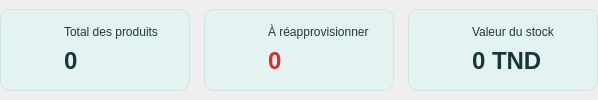
                      <widget class="QWidget" name="ligneCartesStock">
                       <layout class="QHBoxLayout" name="layout_ligneCartes">
                        <property name="spacing">
                         <number>14</number>
                        </property>
                        <property name="leftMargin">
                         <number>0</number>
                        </property>
                        <property name="topMargin">
                         <number>0</number>
                        </property>
                        <property name="rightMargin">
                         <number>0</number>
                        </property>
                        <property name="bottomMargin">
                         <number>0</number>
                        </property>
                        <item>
                         <widget class="QFrame" name="frameCarte1Stock">
                          <property name="minimumSize">
                           <size>
                            <width>190</width>
                            <height>82</height>
                           </size>
                          </property>
                          <property name="maximumSize">
                           <size>
                            <width>16777215</width>
                            <height>82</height>
                           </size>
                          </property>
                          <property name="styleSheet">
                           <string>.QFrame { background-color:#E4F2F1; border:1px solid #CFE5E3; border-radius:10px; }</string>
                          </property>
                          <widget class="QLabel" name="frameCarte1IconeStock">
                           <property name="geometry">
                            <rect>
                             <x>18</x>
                             <y>25</y>
                             <width>32</width>
                             <height>32</height>
                            </rect>
                           </property>
                           <property name="scaledContents">
                            <bool>true</bool>
                           </property>
                           <property name="pixmap">
                            <pixmap resource="ressources.qrc">:/icones/box_teal.png</pixmap>
                           </property>
                          </widget>
                          <widget class="QLabel" name="frameCarte1TitreStock">
                           <property name="geometry">
                            <rect>
                             <x>64</x>
                             <y>12</y>
                             <width>220</width>
                             <height>22</height>
                            </rect>
                           </property>
                           <property name="styleSheet">
                            <string>color:#1E3A3A; font-size:12px;</string>
                           </property>
                           <property name="text">
                            <string>Total des produits</string>
                           </property>
                          </widget>
                          <widget class="QLabel" name="lblValeurTotalStock">
                           <property name="geometry">
                            <rect>
                             <x>64</x>
                             <y>34</y>
                             <width>220</width>
                             <height>36</height>
                            </rect>
                           </property>
                           <property name="styleSheet">
                            <string>color:#17363A; font-size:24px; font-weight:bold;</string>
                           </property>
                           <property name="text">
                            <string>0</string>
                           </property>
                          </widget>
                         </widget>
                        </item>
                        <item>
                         <widget class="QFrame" name="frameCarte2Stock">
                          <property name="minimumSize">
                           <size>
                            <width>190</width>
                            <height>82</height>
                           </size>
                          </property>
                          <property name="maximumSize">
                           <size>
                            <width>16777215</width>
                            <height>82</height>
                           </size>
                          </property>
                          <property name="styleSheet">
                           <string>.QFrame { background-color:#E4F2F1; border:1px solid #CFE5E3; border-radius:10px; }</string>
                          </property>
                          <widget class="QLabel" name="frameCarte2IconeStock">
                           <property name="geometry">
                            <rect>
                             <x>18</x>
                             <y>25</y>
                             <width>32</width>
                             <height>32</height>
                            </rect>
                           </property>
                           <property name="scaledContents">
                            <bool>true</bool>
                           </property>
                           <property name="pixmap">
                            <pixmap resource="ressources.qrc">:/icones/warning_red.png</pixmap>
                           </property>
                          </widget>
                          <widget class="QLabel" name="frameCarte2TitreStock">
                           <property name="geometry">
                            <rect>
                             <x>64</x>
                             <y>12</y>
                             <width>220</width>
                             <height>22</height>
                            </rect>
                           </property>
                           <property name="styleSheet">
                            <string>color:#1E3A3A; font-size:12px;</string>
                           </property>
                           <property name="text">
                            <string>À réapprovisionner</string>
                           </property>
                          </widget>
                          <widget class="QLabel" name="lblValeurReappro">
                           <property name="geometry">
                            <rect>
                             <x>64</x>
                             <y>34</y>
                             <width>220</width>
                             <height>36</height>
                            </rect>
                           </property>
                           <property name="styleSheet">
                            <string>color:#D32F2F; font-size:24px; font-weight:bold;</string>
                           </property>
                           <property name="text">
                            <string>0</string>
                           </property>
                          </widget>
                         </widget>
                        </item>
                        <item>
                         <widget class="QFrame" name="frameCarte3Stock">
                          <property name="minimumSize">
                           <size>
                            <width>190</width>
                            <height>82</height>
                           </size>
                          </property>
                          <property name="maximumSize">
                           <size>
                            <width>16777215</width>
                            <height>82</height>
                           </size>
                          </property>
                          <property name="styleSheet">
                           <string>.QFrame { background-color:#E4F2F1; border:1px solid #CFE5E3; border-radius:10px; }</string>
                          </property>
                          <widget class="QLabel" name="frameCarte3IconeStock">
                           <property name="geometry">
                            <rect>
                             <x>18</x>
                             <y>25</y>
                             <width>32</width>
                             <height>32</height>
                            </rect>
                           </property>
                           <property name="scaledContents">
                            <bool>true</bool>
                           </property>
                           <property name="pixmap">
                            <pixmap resource="ressources.qrc">:/icones/coins_orange.png</pixmap>
                           </property>
                          </widget>
                          <widget class="QLabel" name="frameCarte3TitreStock">
                           <property name="geometry">
                            <rect>
                             <x>64</x>
                             <y>12</y>
                             <width>220</width>
                             <height>22</height>
                            </rect>
                           </property>
                           <property name="styleSheet">
                            <string>color:#1E3A3A; font-size:12px;</string>
                           </property>
                           <property name="text">
                            <string>Valeur du stock</string>
                           </property>
                          </widget>
                          <widget class="QLabel" name="lblValeurStock">
                           <property name="geometry">
                            <rect>
                             <x>64</x>
                             <y>34</y>
                             <width>220</width>
                             <height>36</height>
                            </rect>
                           </property>
                           <property name="styleSheet">
                            <string>color:#17363A; font-size:24px; font-weight:bold;</string>
                           </property>
                           <property name="text">
                            <string>0 TND</string>
                           </property>
                          </widget>
                         </widget>
                        </item>
                       </layout>
                      </widget>
